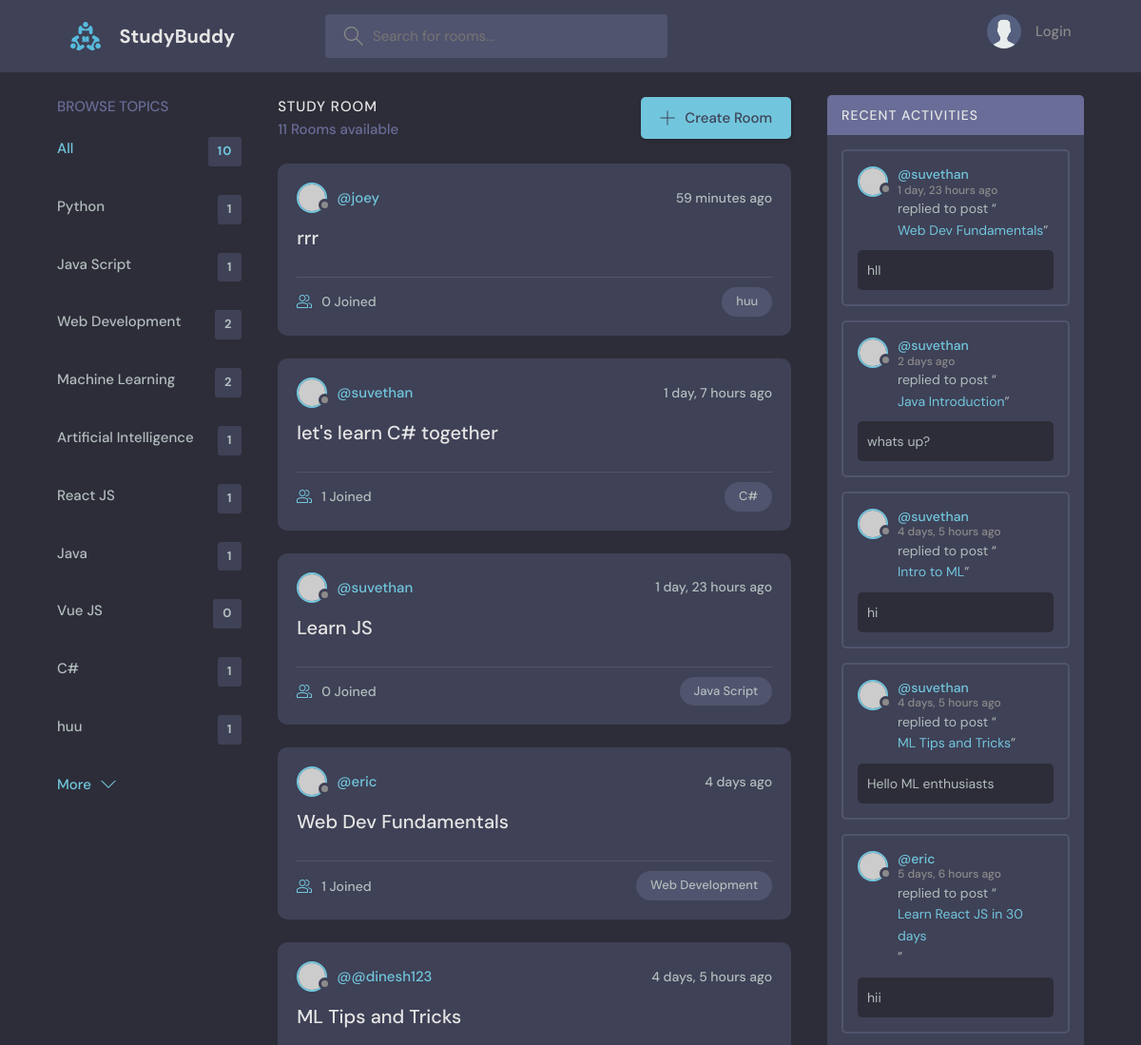
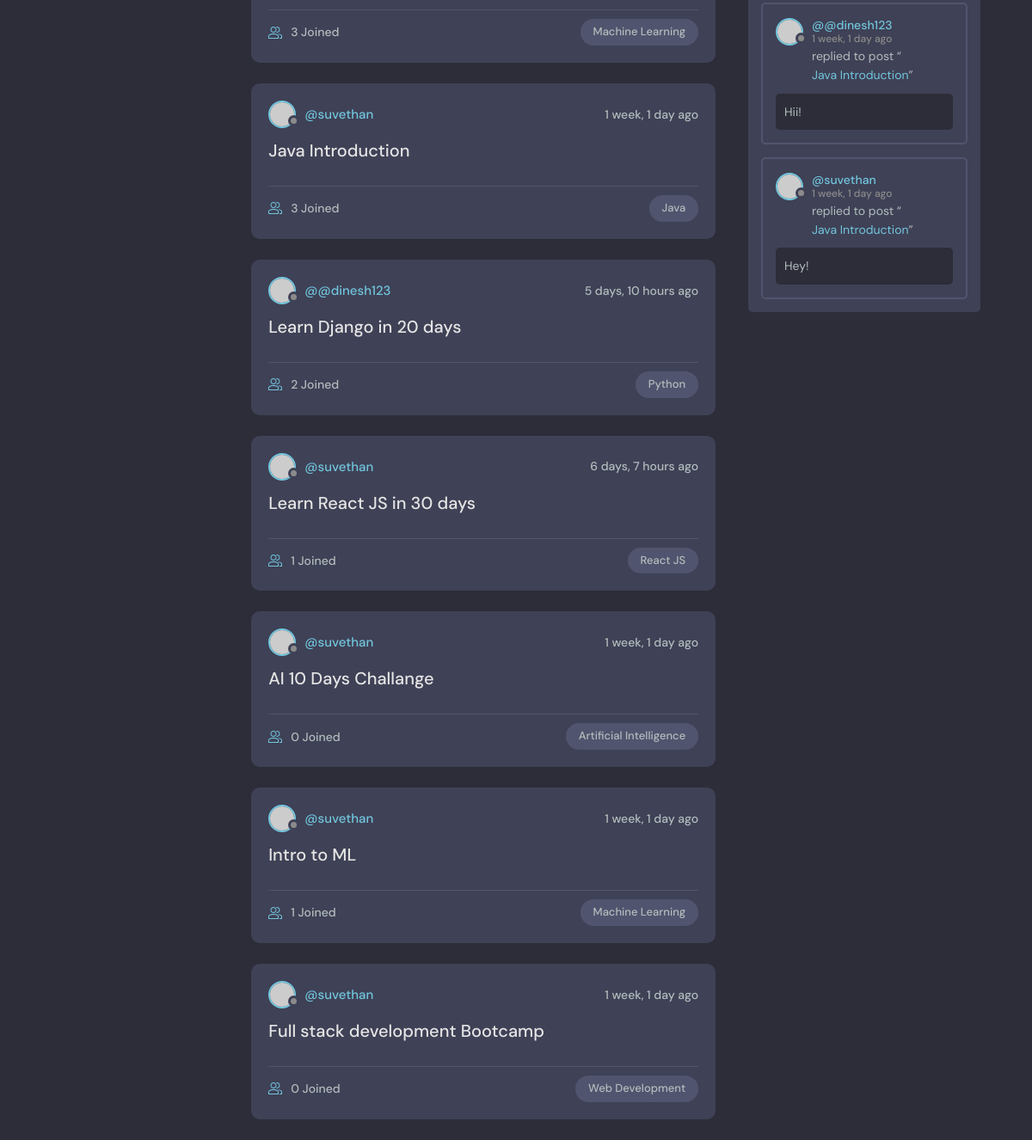
The page / on the database its author committed (2 pictures, top to bottom).
### test_app/models.py (models this page shows, shortened)
class Topic(models.Model):
    name = models.CharField(max_length=200)

class Room(models.Model):
    host = models.ForeignKey(User, on_delete=models.SET_NULL, null=True)
    topic = models.ForeignKey(Topic, on_delete=models.SET_NULL, null=True)
    name = models.CharField(max_length=200)
    description = models.TextField(null=True, blank=True)
    participants = models.ManyToManyField(User, related_name='participants', blank=True)
    updated = models.DateTimeField(auto_now=True)
    created = models.DateTimeField(auto_now_add=True)
    class Meta:
        ordering = ['-updated','-created']
    def __str__(self):
        return self.name

class Message(models.Model):
    user = models.ForeignKey(User, on_delete=models.CASCADE)
    room = models.ForeignKey(Room, on_delete=models.CASCADE)
    body = models.TextField()
    updated = models.DateTimeField(auto_now=True)
    created = models.DateTimeField(auto_now_add=True)
    class Meta:
        ordering = ['-updated','-created']

### test_app/views.py (the view)
# urls.py: 2. Add a URL to urlpatterns:  path('', views.home, name='home')
def home(request):
    q = request.GET.get('q') if request.GET.get('q') != None else ''
    rooms = Room.objects.filter(
        Q(topic__name__icontains=q) |
        Q(name__icontains=q) |
    Q(description__icontains=q)
    )
    topics = Topic.objects.all()
    room_count= rooms.count()
    room_messages= Message.objects.filter(Q(room__topic__name__icontains=q))
    context = {'rooms':rooms, 'topics': topics, 'room_count': room_count,'room_messages':room_messages}
    return render(request, 'test_app/home.html', context)

### test_app/templates/test_app/home.html (shortened to what this page needs)
{% extends "main.html" %} {% block content %}
<main class="layout layout--3">
  <div class="container">
    {% include 'test_app/topic_components.html' %}
    <div class="roomList">
      <div class="roomList__header">
        <div>
          <h2>Study Room</h2>
          <p>{{room_count}} Rooms available</p>
        </div>
        <a class="btn btn--main" href="{% url 'create-room' %}">
          <svg
            version="1.1"
            xmlns="http://www.w3.org/2000/svg"
            width="32"
            height="32"
            viewBox="0 0 32 32"
          >
            <title>add</title>
            <path
              d="M16.943 0.943h-1.885v14.115h-14.115v1.885h14.115v14.115h1.885v-14.115h14.115v-1.885h-14.115v-14.115z"
            ></path>
          </svg>
          Create Room
        </a>
      </div>
      {% include "test_app/feed_components.html" %}
    </div>
    <div>{% include "test_app/activity_components.html" %}</div>
  </div>
</main>
{% endblock content %}

### test_app/templates/test_app/topic_components.html
<div class="topics">
  <div class="topics__header">
    <h2>Browse Topics</h2>
  </div>
  <ul class="topics__list">
    <li>
      <a href="{% url 'home' %}" class="active"
        >All <span>{{topics.count}}</span></a
      >
    </li>
    {% for topic in topics %}
    <li>
      <a href="{% url 'home' %}?q={{topic.name}}"
        >{{topic.name}}<span>{{topic.room_set.all.count}}</span></a
      >
      {% endfor %}
    </li>
  </ul>
  <a class="btn btn--link" href="topics.html">
    More
    <svg
      version="1.1"
      xmlns="http://www.w3.org/2000/svg"
      width="32"
      height="32"
      viewBox="0 0 32 32"
    >
      <title>chevron-down</title>
      <path d="M16 21l-13-13h-3l16 16 16-16h-3l-13 13z"></path>
    </svg>
  </a>
</div>

### test_app/templates/test_app/feed_components.html (shortened to what this page needs)
{% for room in rooms %}
<div class="roomListRoom">
  <div class="roomListRoom__header">
    <a href="{% url 'user-profile' room.host.id %}" class="roomListRoom__author">
      <div class="avatar avatar--small">
        <img src="https://randomuser.me/api/portraits/women/11.jpg" />
      </div>
      <span>@{{room.host.username}}</span>
    </a>
    <div class="roomListRoom__actions">
      <span>{{room.created|timesince}} ago</span>
    </div>
  </div>
  <div class="roomListRoom__content">
    <a href="{% url 'room' room.id %}">{{room.name}}</a>
  </div>
  <div class="roomListRoom__meta">
    <a href="{% url 'room' room.id %}" class="roomListRoom__joined">
      {{room.participants.all.count}} Joined
    </a>
    <p class="roomListRoom__topic">{{room.topic.name}}</p>
  </div>
</div>
{% endfor %}

### test_app/templates/test_app/activity_components.html (shortened to what this page needs)
<div class="activities">
  <div class="activities__header">
    <h2>Recent Activities</h2>
  </div>
  {% for message in room_messages %}
  <div class="activities__box">
    <div class="activities__boxHeader roomListRoom__header">
      <a
        href="{% url 'user-profile' message.user.id %}"
        class="roomListRoom__author"
      >
        <div class="avatar avatar--small">
          <img src="https://randomuser.me/api/portraits/women/11.jpg" />
        </div>
        <p>
          @{{message.user}}
          <span>{{message.created|timesince}} ago</span>
        </p>
      </a>
    </div>
    <div class="activities__boxContent">
      <p>
        replied to post “<a href="{% url 'room' message.room.id %}"
          >{{message.room}}</a
        >”
      </p>
      <div class="activities__boxRoomContent">{{message.body}}</div>
    </div>
  </div>
  {% endfor %}
</div>

### rows shown on the page
Topic: name "Python", room_set.all.count "1"
Topic: name "Java Script", room_set.all.count "1"
Topic: name "Web Development", room_set.all.count "2"
Topic: name "Machine Learning", room_set.all.count "2"
Topic: name "Artificial Intelligence", room_set.all.count "1"
Topic: name "React JS", room_set.all.count "1"
Topic: name "Java", room_set.all.count "1"
Topic: name "Vue JS", room_set.all.count "0"
Topic: name "C#", room_set.all.count "1"
Topic: name "huu", room_set.all.count "1"
Room: host.username "joey", created "59 minutes", name "rrr", participants.all.count "0", topic.name "huu"
Room: host.username "suvethan", created "1 day, 7 hours", name "let's learn C# together", participants.all.count "1", topic.name "C#"
Room: host.username "suvethan", created "1 day, 23 hours", name "Learn JS", participants.all.count "0", topic.name "Java Script"
Room: host.username "eric", created "4 days", name "Web Dev Fundamentals", participants.all.count "1", topic.name "Web Development"
Room: host.username "@dinesh123", created "4 days, 5 hours", name "ML Tips and Tricks", participants.all.count "3", topic.name "Machine Learning"
Room: host.username "suvethan", created "1 week, 1 day", name "Java Introduction", participants.all.count "3", topic.name "Java"
Room: host.username "@dinesh123", created "5 days, 10 hours", name "Learn Django in 20 days", participants.all.count "2", topic.name "Python"
Room: host.username "suvethan", created "6 days, 7 hours", name "Learn React JS in 30 days", participants.all.count "1", topic.name "React JS"
Room: host.username "suvethan", created "1 week, 1 day", name "AI 10 Days Challange", participants.all.count "0", topic.name "Artificial Intelligence"
Room: host.username "suvethan", created "1 week, 1 day", name "Intro to ML", participants.all.count "1", topic.name "Machine Learning"
Room: host.username "suvethan", created "1 week, 1 day", name "Full stack development Bootcamp", participants.all.count "0", topic.name "Web Development"
Message: user "suvethan", created "1 day, 23 hours", room "Web Dev Fundamentals", body "hII"
Message: user "suvethan", created "2 days", room "Java Introduction", body "whats up?"
Message: user "suvethan", created "4 days, 5 hours", room "Intro to ML", body "hi"
Message: user "suvethan", created "4 days, 5 hours", room "ML Tips and Tricks", body "Hello ML enthusiasts"
Message: user "eric", created "5 days, 6 hours", room "Learn React JS in 30 days", body "hii"
Message: user "@dinesh123", created "1 week, 1 day", room "Java Introduction", body "Hii!"
Message: user "suvethan", created "1 week, 1 day", room "Java Introduction", body "Hey!"

### other values the page prints
{{ topics.count }} "10"
{{ room_count }} "11"
